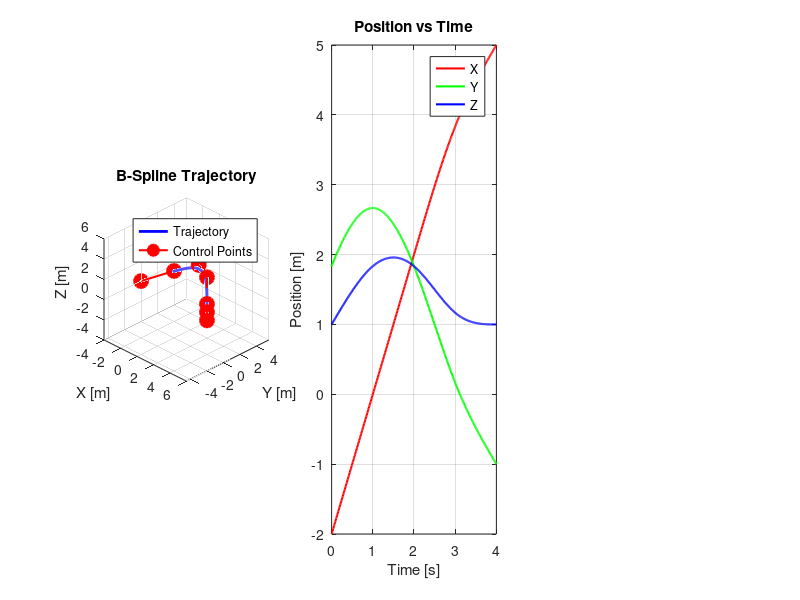

The MATLAB script that drew this image: (Note: this script raises an error after producing the figure.)
%% MADER MATLAB Example 1: B-Spline Trajectory Basics
% This script demonstrates the B-spline trajectory representation used in MADER.
% Converted from the C++ implementation in mader/src/bspline_utils.cpp
%
% Author: Converted from MIT ACL MADER project
% Reference: Jesus Tordesillas, et al. "MADER: Trajectory Planner in Multi-Agent
%            and Dynamic Environments" IEEE T-RO 2021

clear; clc; close all;

%% 1. Define the Uniform Cubic B-Spline Basis Matrix
% This is the core transformation matrix for cubic B-splines
% Converts 4 control points to polynomial coefficients

M_bspline = (1/6) * [
    1,  4,  1, 0;
   -3,  0,  3, 0;
    3, -6,  3, 0;
   -1,  3, -3, 1
];

fprintf('Uniform Cubic B-Spline Basis Matrix M:\n');
disp(M_bspline);

%% 2. Define Control Points for a 3D Trajectory
% Control points define the shape of the B-spline curve
% For MADER: these are the decision variables in the optimization

% Example: 7 control points for a curved 3D trajectory
control_points = [
    -4,  -2,   0,   2,   4,   5,   6;   % X coordinates
     0,   2,   3,   2,   0,  -1,  -2;   % Y coordinates
     0,   1,   2,   2,   1,   1,   1    % Z coordinates
];

num_control_points = size(control_points, 2);
degree = 3;  % Cubic B-spline
num_segments = num_control_points - degree;  % Number of polynomial segments

fprintf('Number of control points: %d\n', num_control_points);
fprintf('Number of polynomial segments: %d\n', num_segments);

%% 3. Generate Knot Vector
% For uniform B-splines with clamped ends
% Knots define the parameter intervals

t_start = 0;
t_end = num_segments;  % Each segment spans [i, i+1]
knots = linspace(t_start, t_end, num_segments + 1);

fprintf('Knot vector: ');
disp(knots);

%% 4. Convert Control Points to Piecewise Polynomial Coefficients
% This is the key transformation from bspline_utils.cpp CPs2TrajAndPwp()

% Storage for polynomial coefficients
% For each segment: coeff = [a, b, c, d] where p(u) = a*u^3 + b*u^2 + c*u + d
coeff_x = zeros(num_segments, 4);
coeff_y = zeros(num_segments, 4);
coeff_z = zeros(num_segments, 4);

for seg = 1:num_segments
    % Extract 4 control points for this segment
    cps_x = control_points(1, seg:seg+3)';  % 4x1 column vector
    cps_y = control_points(2, seg:seg+3)';
    cps_z = control_points(3, seg:seg+3)';

    % Transform to polynomial coefficients
    % Result is [d; c; b; a] format, we flip to [a; b; c; d]
    coeff_x(seg, :) = flip(M_bspline * cps_x)';
    coeff_y(seg, :) = flip(M_bspline * cps_y)';
    coeff_z(seg, :) = flip(M_bspline * cps_z)';
end

fprintf('\nPolynomial coefficients for segment 1:\n');
fprintf('  X: [%.4f, %.4f, %.4f, %.4f] (a*u^3 + b*u^2 + c*u + d)\n', coeff_x(1,:));
fprintf('  Y: [%.4f, %.4f, %.4f, %.4f]\n', coeff_y(1,:));
fprintf('  Z: [%.4f, %.4f, %.4f, %.4f]\n', coeff_z(1,:));

%% 5. Create PieceWisePol Structure (matches C++ mt::PieceWisePol)
% This structure stores the complete trajectory representation

pwp = struct();
pwp.times = knots;
pwp.coeff_x = coeff_x;
pwp.coeff_y = coeff_y;
pwp.coeff_z = coeff_z;

%% 6. Evaluate the Trajectory at Any Time t
% This implements the eval() method from C++ PieceWisePol

function pos = evalPwp(pwp, t)
    % Evaluate piecewise polynomial at time t
    % Returns [x; y; z] position

    times = pwp.times;

    % Handle boundary cases
    if t >= times(end)
        u = 1;
        seg = length(times) - 1;
    elseif t < times(1)
        u = 0;
        seg = 1;
    else
        % Find the segment
        seg = find(times(1:end-1) <= t & t < times(2:end), 1);
        if isempty(seg)
            seg = length(times) - 1;
        end
        % Compute normalized parameter u in [0, 1]
        u = (t - times(seg)) / (times(seg+1) - times(seg));
    end

    % Evaluate polynomial: a*u^3 + b*u^2 + c*u + d
    u_vec = [u^3; u^2; u; 1];
    pos = [
        pwp.coeff_x(seg, :) * u_vec;
        pwp.coeff_y(seg, :) * u_vec;
        pwp.coeff_z(seg, :) * u_vec
    ];
end

%% 7. Sample the Trajectory for Visualization
dt = 0.01;  % Sampling interval (similar to dc in MADER)
t_samples = t_start:dt:t_end;
trajectory = zeros(3, length(t_samples));

for i = 1:length(t_samples)
    trajectory(:, i) = evalPwp(pwp, t_samples(i));
end

%% 8. Compute Velocity and Acceleration
% Derivatives of the piecewise polynomial

function [vel, accel] = evalPwpDerivatives(pwp, t)
    times = pwp.times;

    if t >= times(end)
        u = 1;
        seg = length(times) - 1;
    elseif t < times(1)
        u = 0;
        seg = 1;
    else
        seg = find(times(1:end-1) <= t & t < times(2:end), 1);
        if isempty(seg)
            seg = length(times) - 1;
        end
        u = (t - times(seg)) / (times(seg+1) - times(seg));
    end

    % Duration of segment for derivative scaling
    delta_t = times(seg+1) - times(seg);

    % First derivative: 3a*u^2 + 2b*u + c
    du_vec = [3*u^2; 2*u; 1; 0];
    vel = [
        pwp.coeff_x(seg, :) * du_vec;
        pwp.coeff_y(seg, :) * du_vec;
        pwp.coeff_z(seg, :) * du_vec
    ] / delta_t;

    % Second derivative: 6a*u + 2b
    ddu_vec = [6*u; 2; 0; 0];
    accel = [
        pwp.coeff_x(seg, :) * ddu_vec;
        pwp.coeff_y(seg, :) * ddu_vec;
        pwp.coeff_z(seg, :) * ddu_vec
    ] / (delta_t^2);
end

% Sample velocity and acceleration
velocity = zeros(3, length(t_samples));
acceleration = zeros(3, length(t_samples));

for i = 1:length(t_samples)
    [velocity(:, i), acceleration(:, i)] = evalPwpDerivatives(pwp, t_samples(i));
end

%% 9. Visualization
figure('Position', [100, 100, 1400, 500]);

% Plot 1: 3D Trajectory
subplot(1, 3, 1);
plot3(trajectory(1,:), trajectory(2,:), trajectory(3,:), 'b-', 'LineWidth', 2);
hold on;
plot3(control_points(1,:), control_points(2,:), control_points(3,:), ...
    'ro-', 'MarkerSize', 10, 'MarkerFaceColor', 'r', 'LineWidth', 1.5);
xlabel('X [m]');
ylabel('Y [m]');
zlabel('Z [m]');
title('B-Spline Trajectory');
legend('Trajectory', 'Control Points', 'Location', 'best');
grid on;
axis equal;
view(45, 30);

% Plot 2: Position vs Time
subplot(1, 3, 2);
plot(t_samples, trajectory(1,:), 'r-', 'LineWidth', 1.5); hold on;
plot(t_samples, trajectory(2,:), 'g-', 'LineWidth', 1.5);
plot(t_samples, trajectory(3,:), 'b-', 'LineWidth', 1.5);
xlabel('Time [s]');
ylabel('Position [m]');
title('Position vs Time');
legend('X', 'Y', 'Z', 'Location', 'best');
grid on;

% Mark segment boundaries
for k = 1:length(knots)
    xline(knots(k), '--k', 'Alpha', 0.3);
end

% Plot 3: Velocity and Acceleration Magnitudes
subplot(1, 3, 3);
vel_mag = vecnorm(velocity);
accel_mag = vecnorm(acceleration);
yyaxis left
plot(t_samples, vel_mag, 'b-', 'LineWidth', 1.5);
ylabel('Velocity [m/s]');
yyaxis right
plot(t_samples, accel_mag, 'r-', 'LineWidth', 1.5);
ylabel('Acceleration [m/s^2]');
xlabel('Time [s]');
title('Velocity & Acceleration Magnitudes');
legend('Velocity', 'Acceleration', 'Location', 'best');
grid on;

sgtitle('MADER B-Spline Trajectory Representation (Example 1)');

%% 10. Summary
fprintf('\n=== Trajectory Summary ===\n');
fprintf('Duration: %.2f s\n', t_end - t_start);
fprintf('Max velocity: %.2f m/s\n', max(vel_mag));
fprintf('Max acceleration: %.2f m/s^2\n', max(accel_mag));
fprintf('Trajectory length: %.2f m\n', sum(vecnorm(diff(trajectory, 1, 2))));

fprintf('\n=== Key MADER Concepts ===\n');
fprintf('1. Trajectory represented as piecewise cubic polynomials\n');
fprintf('2. Control points are optimization variables\n');
fprintf('3. B-spline ensures C2 continuity (smooth vel/accel)\n');
fprintf('4. Each segment: p(u) = a*u^3 + b*u^2 + c*u + d, u in [0,1]\n');
